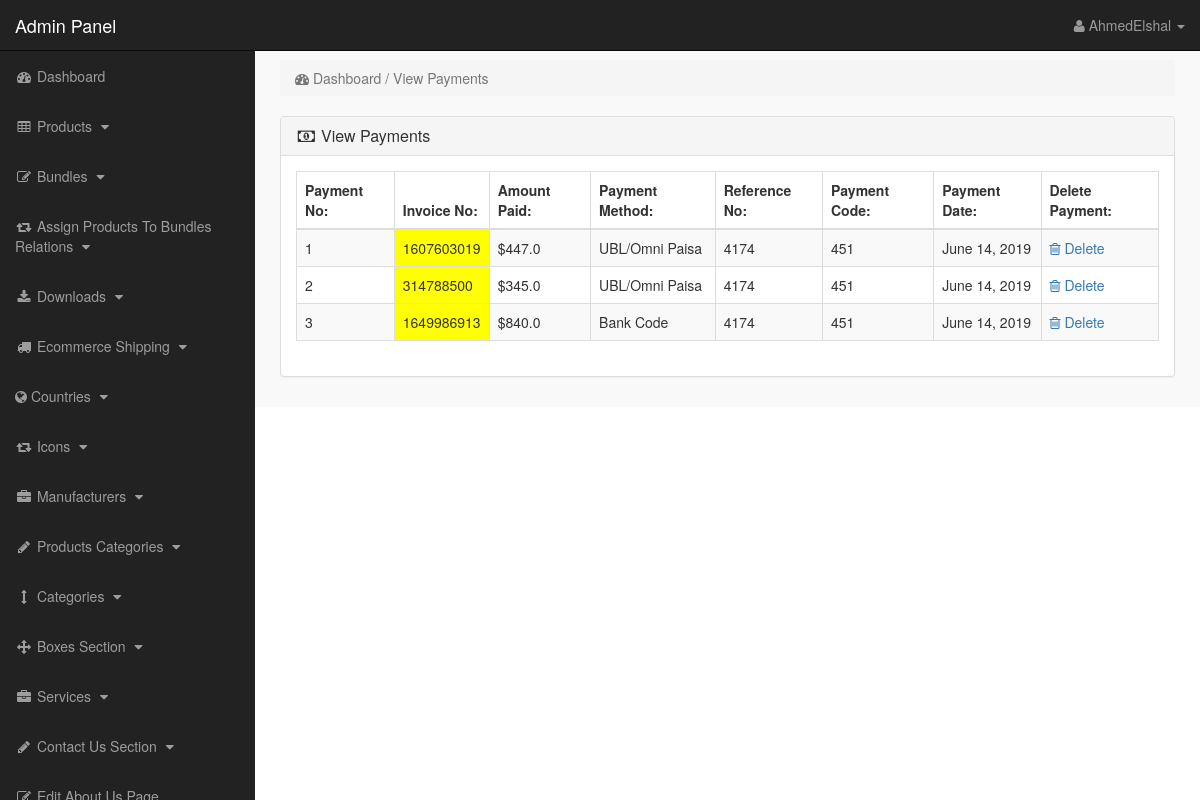
The page /admin_area/index.php?view_payments (signed in) on the database its author committed.
### tables this page shows
CREATE TABLE `payments` (
  `payment_id` int(10) NOT NULL,
  `invoice_no` int(10) NOT NULL,
  `amount` decimal(10,1) NOT NULL,
  `payment_mode` text NOT NULL,
  `ref_no` int(10) NOT NULL,
  `code` int(10) NOT NULL,
  `payment_date` text NOT NULL
);

### admin_area/view_payments.php (the view)
<?php
if(!isset($_SESSION['admin_email'])){
echo "<script>window.open('login.php','_self')</script>";
}
else {
?>
<div class="row">
<div class="col-lg-12">
<ol class="breadcrumb">
<li class="active">
<i class="fa fa-dashboard"></i> Dashboard / View Payments
</li>
</ol>
</div>
</div>
<div class="row">
<div class="col-lg-12">
<div class="panel panel-default">
<div class="panel-heading">
<h3 class="panel-title">
<i class="fa fa-money fa-fw"> </i> View Payments
</h3>
</div>
<div class="panel-body">
<div class="table-responsive">
<table class="table table-hover table-bordered table-striped">
<thead>
<tr>
<th>Payment No:</th>
<th>Invoice No:</th>
<th>Amount Paid:</th>
<th>Payment Method:</th>
<th>Reference No:</th>
<th>Payment Code:</th>
<th>Payment Date:</th>
<th>Delete Payment:</th>
</tr>
</thead>
<tbody>
<?php
$i = 0;
$get_payments = "select * from payments";
$run_payments = mysqli_query($con,$get_payments);
while($row_payments = mysqli_fetch_array($run_payments)){
$payment_id = $row_payments['payment_id'];
$invoice_no = $row_payments['invoice_no'];
$amount = $row_payments['amount'];
$payment_mode = $row_payments['payment_mode'];
$ref_no = $row_payments['ref_no'];
$code = $row_payments['code'];
$payment_date = $row_payments['payment_date'];
$i++;
?>
<tr>
<td><?php echo $i; ?></td>
<td bgcolor="yellow" ><?php echo $invoice_no; ?></td>
<td>$<?php echo $amount; ?></td>
<td><?php echo $payment_mode; ?></td>
<td><?php echo $ref_no; ?></td>
<td><?php echo $code; ?></td>
<td><?php echo $payment_date; ?></td>
<td>
<a href="index.php?payment_delete=<?php echo $payment_id; ?>" >
<i class="fa fa-trash-o" ></i> Delete
</a>
</td>
</tr>
<?php } ?>
</tbody>
</table>
</div>
</div>
</div>
</div>
</div>
<?php } ?>

### admin_area/includes/sidebar.php (shortened to what this page needs)
<?php
if(!isset($_SESSION['admin_email'])){
echo "<script>window.open('login.php','_self')</script>";
}
else {
?>
<nav class="navbar navbar-inverse navbar-fixed-top" >
<div class="navbar-header" >
<a class="navbar-brand" href="index.php?dashboard" >Admin Panel</a>
</div>
<ul class="nav navbar-right top-nav" >
<li class="dropdown" >
<a href="#" class="dropdown-toggle" data-toggle="dropdown" >
<i class="fa fa-user" ></i>
<?php echo $admin_name; ?> <b class="caret" ></b>
</a>
</li>
</ul>
<div class="collapse navbar-collapse navbar-ex1-collapse">
<ul class="nav navbar-nav side-nav">
<li>
<a href="index.php?dashboard">
<i class="fa fa-fw fa-dashboard"></i> Dashboard
</a>
</li>
<li>
<a href="#" data-toggle="collapse" data-target="#products">
<i class="fa fa-fw fa-table"></i> Products
<i class="fa fa-fw fa-caret-down"></i>
</a>
</li>
<li>
<a href="#" data-toggle="collapse" data-target="#bundles">
<i class="fa fa-fw fa-edit"></i> Bundles
<i class="fa fa-fw fa-caret-down"></i>
</a>
</li>
<li>
<a href="#" data-toggle="collapse" data-target="#relations">
<i class="fa fa-fw fa-retweet"></i> Assign Products To Bundles Relations
<i class="fa fa-fw fa-caret-down"></i>
</a>
</li>
<li>
<a href="#" data-toggle="collapse" data-target="#downloads">
<i class="fa fa-fw fa-download"></i> Downloads
<i class="fa fa-fw fa-caret-down"></i>
</a>
</li>
<li>
<a href="#" data-toggle="collapse" data-target="#shipping">
<i class="fa fa-fw fa-truck"></i> Ecommerce Shipping
<i class="fa fa-fw fa-caret-down"></i>
</a>
</li>
<li>
<a href="#" data-toggle="collapse" data-target="#countries">
<i class="fa fa-globe"></i> Countries
<i class="fa fa-fw fa-caret-down"></i>
</a>
</li>
<li>
<a href="#" data-toggle="collapse" data-target="#icons">
<i class="fa fa-fw fa-retweet"> </i> Icons
<i class="fa fa-fw fa-caret-down" ></i>
</a>
</li>
<li>
<a href="#" data-toggle="collapse" data-target="#manufacturers">
<i class="fa fa-fw fa-briefcase"></i> Manufacturers
<i class="fa fa-fw fa-caret-down"></i>
</a>
</li>
<li>
<a href="#" data-toggle="collapse" data-target="#p_cat">
<i class="fa fa-fw fa-pencil"></i> Products Categories
<i class="fa fa-fw fa-caret-down"></i>
</a>
</li>
<li>
<a href="#" data-toggle="collapse" data-target="#cat">
<i class="fa fa-fw fa-arrows-v"></i> Categories
<i class="fa fa-fw fa-caret-down"></i>
</a>
</li>
<li>
<a href="#" data-toggle="collapse" data-target="#boxes">
<i class="fa fa-fw fa-arrows"></i> Boxes Section
<i class="fa fa-fw fa-caret-down"></i>
</a>
</li>
<li>
<a href="#" data-toggle="collapse" data-target="#services">
<i class="fa fa-fw fa-briefcase"></i> Services
<i class="fa fa-fw fa-caret-down"></i>
</a>
</li>
<li>
<a href="#" data-toggle="collapse" data-target="#contact_us">
<i class="fa fa-fw fa-pencil"> </i> Contact Us Section
<i class="fa fa-fw fa-caret-down"></i>
</a>
</li>
<li>
<a href="index.php?edit_about_us">
<i class="fa fa-fw fa-edit"></i> Edit About Us Page
</a>
</li>
</ul>
</div>
</nav>
<?php } ?>

### admin_area/css/style.css (style rules this page uses)
body { margin-top:100px; }
@media (min-width: 768px) { body { margin-top:50px; } }
.top-nav { padding:0 15px; }
.top-nav>li { display:inline-block; float:left; }
.top-nav>li>a { padding-top:15px; padding-bottom:15px; line-height:20px; color:#999; }
@media (min-width: 768px) { .side-nav { position:fixed; top:51px; width:255px; border-radius:0; overflow-y:auto; background-color: #222; bottom:0; overflow-x:hidden; padding-bottom:40px; } }
@media (min-width: 768px) { .side-nav>li>a { width:255px; } }
.panel-body { border-radius:5px; }

### rows shown on the page
payments: invoice_no "1607603019", amount "447.0", payment_mode "UBL/Omni Paisa", ref_no "4174", code "451", payment_date "June 14, 2019"
payments: invoice_no "314788500", amount "345.0", payment_mode "UBL/Omni Paisa", ref_no "4174", code "451", payment_date "June 14, 2019"
payments: invoice_no "1649986913", amount "840.0", payment_mode "Bank Code", ref_no "4174", code "451", payment_date "June 14, 2019"

### other values the page prints
$admin_name "AhmedElshal"
